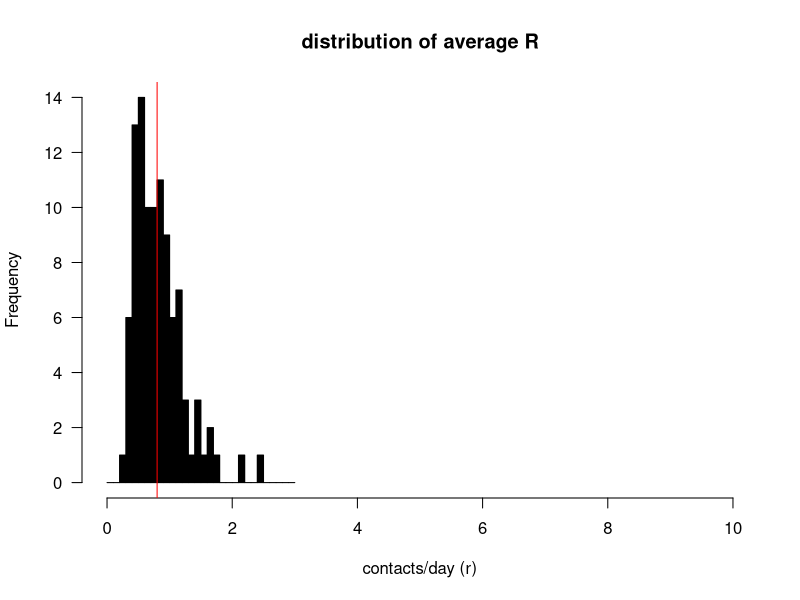
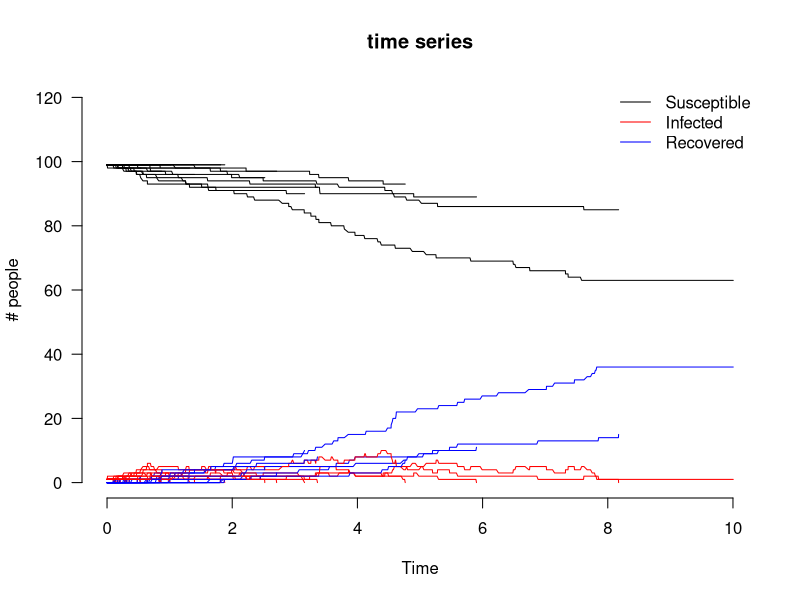
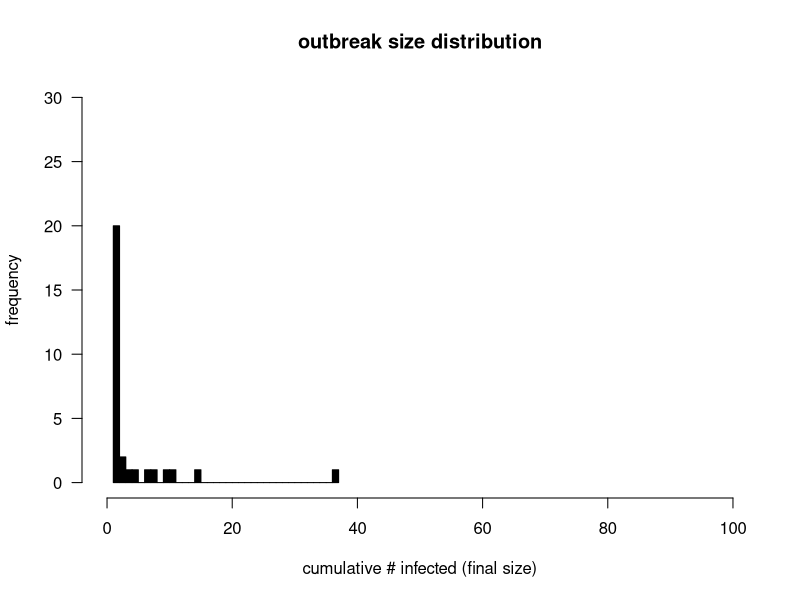

Source code (R) for these figures, in order:
## Gillespie with individual mixing heterogeneity
## Steve Bellan DAIDD 2012

## The question leads you through the construction of a stochastic SIR
## model using the Gillespie algorithm that allows for gamma
## distributed contact mixing patterns.

rm(list=ls())


het.epidemic <- function(runs = 1,
                         pop.size = 300,
                         beta.mean = 1,
                         beta.var = .5,
                         gmma = 1,
                         end.time = 500,
                         verbose = F,
                         tell.run = T,
                         shape = 2,
                         rate = 10,
                         xmax.het = 10,
                         xmax.fsize = pop.size,
                         fsize.breaks = 30,
                         return.ts = F,
                         browse = F)
  {
    if(browse) browser()                #debugging
    theta = beta.var / beta.mean
    kk = beta.mean / theta
    mxdst <- rgamma(pop.size, shape = kk, scale = theta)
    ## order individuals by riskiness
    mxdst <- mxdst[rev(order(mxdst))]
    breaks <- seq(0, ceiling(max(mxdst)), by = .1)
    hist(mxdst, col="black", breaks = breaks, xlab = "contacts/day (r)", las = 1,
         xlim = c(0, xmax.het),
         main = "distribution of average R")
    abline(v=beta.mean, col = "red")
    ## make individuals' data frame with mixing distr, time inf & rec
    iframe <- data.frame(id = 1:pop.size, tinf = NA, trec = NA, mxdst = mxdst)
    plot(0,0,type="l",xlab="Time", bty="n", xlim = c(0, end.time), las = 1,
         ylim = c(0, 1.2*pop.size), ylab = "# people", main = "time series")
    legend("topright", c("Susceptible","Infected","Recovered"), col = c("black","red","blue"), lwd = 1, lty = 1, bty = "n", bg ="white")
    f.size <- rep(NA,runs)
    for(ii in 1:runs)
      {
        if(tell.run) print(paste("on run",ii,"of",runs))
        iframe$tinf <- NA
        iframe$trec <- NA
        first.inf <- sample(1:pop.size, 1, prob = mxdst)
        iframe$tinf[first.inf] <- 0 # first individual is infected at time 0
        iframe$trec[first.inf] <- rexp(1, gmma) # choose recovery time
        ## initialize time series data frame
        sim.time <- 0
        ts <- data.frame(time=sim.time,S=pop.size-1,I=1)
        next.time <- ts
        someone.inf <- T
        while(next.time$time<end.time & someone.inf)
          {
            ## calculate current inf rate  
            inf.rate <- mean(mxdst) * pop.size
            ## Choose potential event time
            new.time <- rexp(1, inf.rate) + next.time$time
            ## choose infector
            cur.tor <- sample(1:pop.size, 1, prob = mxdst)
            ## has this id been infected?
            cur.inf <- !is.na(iframe$tinf[cur.tor])
            ## if so, have they recovered before the event time?
            if(cur.inf)
              {
                cur.inf <- iframe$trec[cur.tor] > new.time
              }
            if(cur.inf)                           # then choose infected
              {
                cur.ted <- sample(c(1:pop.size)[-cur.tor], 1, prob = mxdst[-cur.tor])
                ## is this ID currently susceptible?
                cur.sus <- is.na(iframe$tinf[cur.ted])
                if(cur.sus) ## then infect them and determine an event time
                  {
                    if(verbose)   print(paste(cur.tor,"infected",cur.ted))
                    iframe$tinf[cur.ted] <- new.time
                    next.time$S <- next.time$S - 1
                    next.time$I <- next.time$I + 1
                    next.time$time <- new.time
                    ts <- rbind(ts, next.time)
                    ## also choose recovery time based on recovery rate
                    iframe$trec[cur.ted] <- new.time + rexp(1, gmma)
                  }else{ ## no new inf but update time
                    next.time$time <- new.time
                    ts <- rbind(ts, next.time)
                  }          
              }else{ ## no new inf but update time
                next.time$time <- new.time
                ts <- rbind(ts, next.time)
              }
            ## is someone still infected at this time?
            someone.inf <- sum(iframe$trec > new.time, na.rm = T) > 0
          }
        ## need to divid infected between recovered & infectious
        fts <- ts
        ## calculate recovered at each time step
                                        #browser()
        fts$R <- as.numeric(lapply(fts$time, function(x) {sum(iframe$trec < x, na.rm = T)}))
        fts$I <- fts$I-fts$R
        if(sum(fts$I < 0) > 1) browser()
        ## plot results
        lines(fts$time,fts$S, col = "black")
        lines(fts$time,fts$I, col = "red")
        lines(fts$time,fts$R, col = "blue")
        f.size[ii] <- sum(!is.na(iframe$tinf))
      }
    hist(f.size, breaks = fsize.breaks, xlab = "cumulative # infected (final size)", las = 1,
         xlim  = c(0, max(xmax.fsize,f.size)), ylim = c(0, runs), col = 'black',
         ylab = "frequency", main = "outbreak size distribution")
    ## final size distribution
    if(return.ts)       return(fts)
  }
save(het.epidemic, file= 'HetSIR_functions.Rdata')

het.epidemic(beta.mean = .8, beta.var = .1, runs = 30, end.time = 10, pop.size = 100, gmma = 1) 

hetSIRS.epidemic <- function(runs = 1,
                             pop.size = 300,
                             beta.mean = 1,
                             beta.var = .5,
                             gmma = 1,
                             rho = 1/10, # lose immunity
                             end.time = 5,
                             tell.run = T,
                             verbose = F,
                             shape = 2,
                             rate = 10,
                             xmax.het = 10,
                             xmax.fsize = 300,
                             return.ts = F,
                             browse = F)
  {
    theta = beta.var / beta.mean
    kk = beta.mean / theta
    mxdst <- rgamma(pop.size, shape = kk, scale = theta)
    ## order individuals by riskiness
    mxdst <- mxdst[rev(order(mxdst))]
    breaks <- seq(0, ceiling(max(mxdst)), by = .1)
    hist(mxdst, col="black", breaks = breaks, xlab = "heterogeneity",
         xlim = c(0, xmax.het),
         main = "distribution of average R")
    abline(v=beta.mean, col = "red")
    ## make individuals' data frame with mixing distr, time inf & rec
    iframe <- data.frame(id = 1:pop.size, tinf = NA, trec = NA, tloss = NA,mxdst = mxdst)
    plot(0,0,type="l",xlab="Time", bty="n", xlim = c(0, end.time),
         ylim = c(0, 1.2*pop.size), ylab = "# people", main = "time series")
    legend("topright", c("Susceptible","Infected","Recovered"), col = c("black","red","blue"), lwd = 1, lty = 1, bty = "n", bg ="white")
    f.size <- rep(NA,runs)
    if(browse) browser()                #debugging
    for(ii in 1:runs)
      {
        if(tell.run) print(paste("on run",ii,"of",runs))
        iframe$tinf <- NA
        iframe$trec <- NA
        first.inf <- sample(1:pop.size, 1, prob = mxdst)
        iframe$tinf[first.inf] <- 0 # first individual is infected at time 0
        iframe$trec[first.inf] <- rexp(1, gmma) # choose recovery time
        ## initialize time series data frame
        sim.time <- 0
        ts <- data.frame(time=sim.time,S=pop.size-1,I=1, R = 0)
        next.time <- ts
        someone.inf <- T
        cumulativeI <- 1
        while(next.time$time<end.time & someone.inf)
          {
            ## calculate current inf rate  
            inf.rate <- mean(mxdst) * pop.size
            ## Choose potential event time
            new.time <- rexp(1, inf.rate) + next.time$time
            ## figure out if anyone has recovered between last event and this one; I->R
            recoveries <- sum(iframe$trec > ts$time[nrow(ts)] & iframe$trec < new.time, na.rm = T)
            next.time$I <-  next.time$I - recoveries
            next.time$R <-  next.time$R + recoveries
            ## figure out if anyone has lost immunity between last event and this one; R->S
            who.loss <- which(iframe$tloss > ts$time[nrow(ts)] & iframe$tloss < new.time)
            ilosses <- length(who.loss)
            next.time$R <-  next.time$R - ilosses
            next.time$S <-  next.time$S + ilosses
            ## reset tinf,trec,tloss for individuals who lost immunity
            if(ilosses > 0)            iframe[who.loss, c("tinf","trec","tloss")] <- NA
            ## choose infec*tor*
            cur.tor <- sample(1:pop.size, 1, prob = mxdst)
            ## has this id been infected?
            cur.inf <- !is.na(iframe$tinf[cur.tor])
            ## if so, have they recovered before the event time?
            if(cur.inf)
              {
                cur.inf <- iframe$trec[cur.tor] > new.time
              }
            if(cur.inf)                 # then choose (potentially) infec*ted* individual
              {                         # choose from everyone except infec*tor*
                cur.ted <- sample(c(1:pop.size)[-cur.tor], 1, prob = mxdst[-cur.tor])
                ## is this ID currently susceptible?
                cur.sus <- is.na(iframe$tinf[cur.ted])
                if(cur.sus) ## then infect them and determine an event time
                  {
                    cumulativeI <- cumulativeI + 1
                    if(verbose)   print(paste(cur.tor,"infected",cur.ted))
                    iframe$tinf[cur.ted] <- new.time
                    next.time$S <- next.time$S - 1
                    next.time$I <- next.time$I + 1
                    next.time$time <- new.time
                    ts <- rbind(ts, next.time)
                    ## also choose recovery time based on recovery rate
                    iframe$trec[cur.ted] <- new.time + rexp(1, gmma)
                    ## also choose immunity loss time based on loss rate
                    iframe$tloss[cur.ted] <- iframe$trec[cur.ted] + rexp(1, rho) #
                  }else{ ## no new inf but update time
                    next.time$time <- new.time
                    ts <- rbind(ts, next.time)
                  }          
              }else{ ## no new inf but update time
                next.time$time <- new.time
                ts <- rbind(ts, next.time)
              }
            ## is someone still infected at this time?
            someone.inf <- sum(iframe$trec > new.time, na.rm = T) > 0
          }
        ## need to divid infected between recovered & infectious
        fts <- ts
        ## calculate recovered at each time step
        ## plot results
        lines(fts$time,fts$S, col = "black")
        lines(fts$time,fts$I, col = "red")
        lines(fts$time,fts$R, col = "blue")
        f.size[ii] <- cumulativeI
      }
    hist(f.size, breaks = 100, xlab = "cumulative # infected (final size)",
         xlim = c(0, max(xmax.fsize,f.size)), 
         ylab = "frequency", main = "outbreak size distribution", col = "black")
    ## final size distribution
    if(return.ts)       return(fts)
  }

save.image(file="hetSIR.Rdata")
